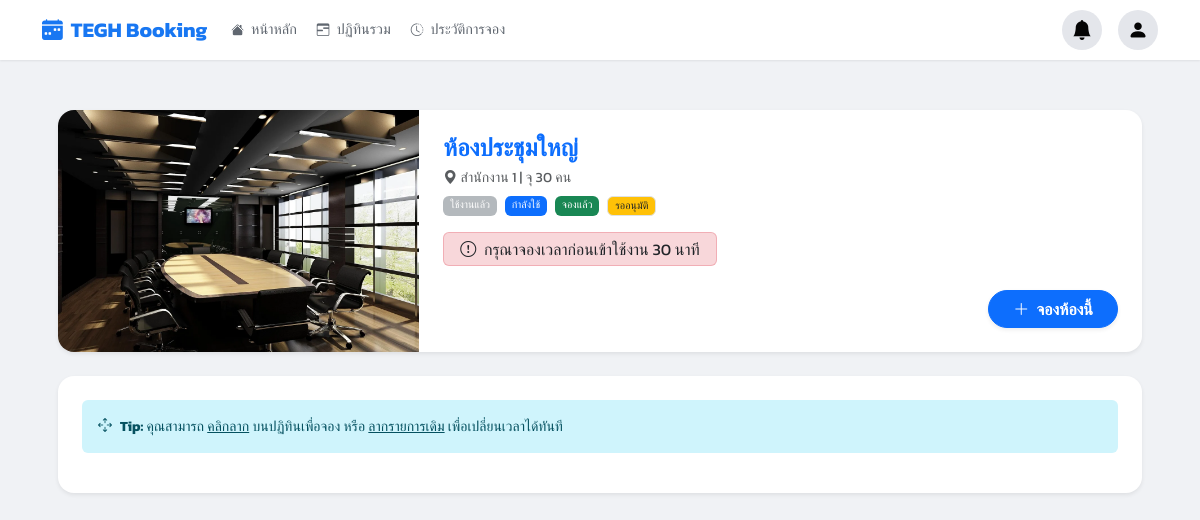
Before: /calendar/room/3/ (signed in) with the older database file.
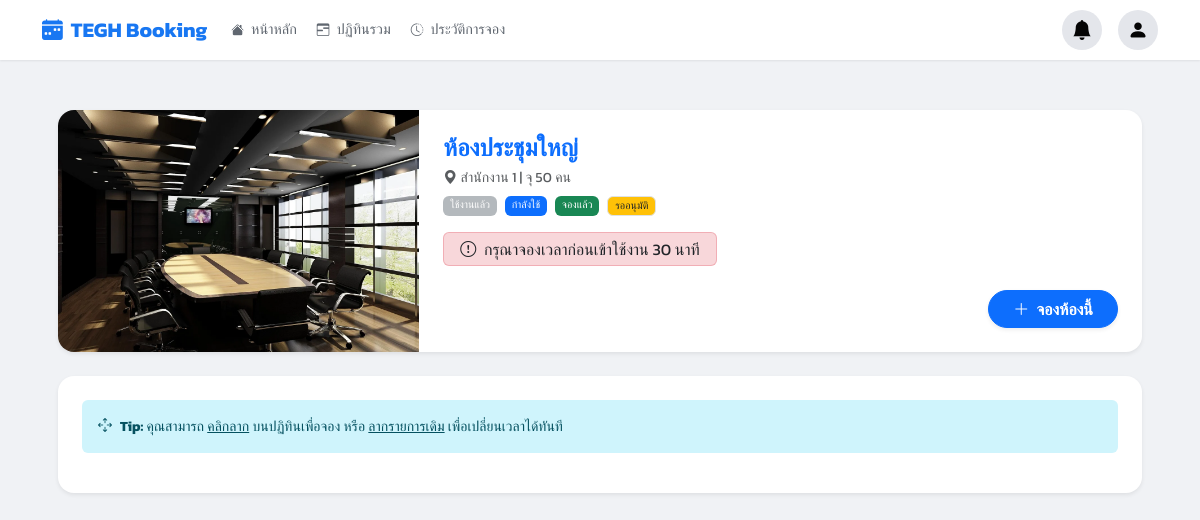
After: the same page with the newer database file.
### booking/models.py (models this page shows, shortened)
class Room(models.Model):
    name = models.CharField(max_length=100, verbose_name="ชื่อห้องประชุม")
    building = models.CharField(max_length=100, blank=True, null=True, verbose_name="อาคาร/ตึก")
    floor = models.CharField(max_length=50, blank=True, null=True, verbose_name="ชั้น")
    location = models.CharField(max_length=255, blank=True, null=True, verbose_name="สถานที่ตั้ง")
    capacity = models.PositiveIntegerField(default=1, verbose_name="ความจุ (คน)")
    equipment_in_room = models.TextField(blank=True, null=True, help_text="ระบุอุปกรณ์ถาวรในห้อง", verbose_name="อุปกรณ์ถาวรในห้อง")
    image = models.ImageField(upload_to='room_images/', blank=True, null=True, verbose_name="รูปภาพห้อง")
    approver = models.ForeignKey(User, on_delete=models.SET_NULL, null=True, blank=True, related_name='approvable_rooms', verbose_name="ผู้อนุมัติ")
    is_maintenance = models.BooleanField(default=False, verbose_name="สถานะปิดปรับปรุง")
    maintenance_start = models.DateTimeField(null=True, blank=True, verbose_name="เริ่มปิดปรับปรุง")
    maintenance_end = models.DateTimeField(null=True, blank=True, verbose_name="สิ้นสุดปิดปรับปรุง")
    requires_approval = models.BooleanField(default=False, verbose_name="ต้องรออนุมัติ")
    line_notify_token = models.CharField(max_length=50, blank=True, null=True, verbose_name="Line Notify Token")
    teams_webhook_url = models.TextField(blank=True, null=True, verbose_name="Teams Webhook URL")

### booking/views.py (the view)
# urls.py: path('calendar/room/<int:room_id>/', views.room_calendar_view, name='room_calendar'),
@login_required
def room_calendar_view(request, room_id):
    room = get_object_or_404(Room, pk=room_id)
    if request.method == 'POST':
        form = BookingForm(request.POST, request.FILES)
        if form.is_valid():
            booking_start = form.cleaned_data.get('start_time')
            now = timezone.now()
            if booking_start < now:
                messages.error(request, "ไม่สามารถจองย้อนหลังได้ กรุณาเลือกเวลาใหม่")
                return render(request, 'pages/room_calendar.html', {**get_base_context(request), 'room': room, 'form': form})
            if booking_start < now + timedelta(minutes=30):
                messages.error(request, "กรุณาจองล่วงหน้าอย่างน้อย 30 นาที เพื่อเตรียมห้องและอุปกรณ์")
                return render(request, 'pages/room_calendar.html', {**get_base_context(request), 'room': room, 'form': form})
            recurrence = form.cleaned_data.get('recurrence')
            recurrence_end_date = form.cleaned_data.get('recurrence_end_date')
            has_equipments = bool(form.cleaned_data.get('equipments'))
            base_booking = form.save(commit=False)
            base_booking.room = room
            base_booking.user = request.user
            duration = base_booking.end_time - base_booking.start_time
            current_start = base_booking.start_time
            bookings_to_create = []
            conflict_dates = []
            loop_limit = recurrence_end_date if (recurrence != 'NONE' and recurrence_end_date) else current_start.date()
            while current_start.date() <= loop_limit:
                current_end = current_start + duration
                is_overlap = Booking.objects.filter(
                    room=room, start_time__lt=current_end, end_time__gt=current_start,
                    status__in=['APPROVED', 'PENDING']
                ).exists()
                if is_overlap:
                    conflict_dates.append(current_start.strftime('%d/%m/%Y %H:%M'))
                bookings_to_create.append({'start': current_start, 'end': current_end})
                if recurrence == 'WEEKLY': current_start += timedelta(weeks=1)
                elif recurrence == 'MONTHLY': current_start += relativedelta(months=1)
                else: break
            if conflict_dates:
                messages.error(request, f"มีรายการซ้ำ: {', '.join(conflict_dates)}")
            else:
                count = 0
                for info in bookings_to_create:
                    new_b = Booking(
                        title=base_booking.title, room=room, user=request.user,
                        start_time=info['start'], end_time=info['end'],
                        participant_count=base_booking.participant_count,
                        description=base_booking.description,
                        additional_requests=base_booking.additional_requests,
                        additional_notes=base_booking.additional_notes,
                        department=base_booking.department,
                        chairman=base_booking.chairman,
                        presentation_file=base_booking.presentation_file,
                        room_layout=base_booking.room_layout
                    )
                    restricted_names = ['RD 2', 'RD 4', 'TEIL', 'ห้องประชุมใหญ่']
                    is_restricted_room = False
                    for r_name in restricted_names:
                        if r_name.lower() in room.name.lower():
                            is_restricted_room = True
                            break
                    if is_restricted_room or has_equipments or room.requires_approval:
                         new_b.status = 'PENDING'
                    else:
                         new_b.status = 'APPROVED'
                    new_b.save()
                    if 'participants' in form.cleaned_data: new_b.participants.set(form.cleaned_data['participants'])
                    if 'equipments' in form.cleaned_data: new_b.equipments.set(form.cleaned_data['equipments'])
                    log_action(request, 'BOOKING_CREATED', new_b, f"จองห้อง {room.name}")
                    if new_b.status == 'APPROVED':
                        token = get_valid_token(request.user, request)
                        if token:
                            try:
                                client = get_outlook_client(request)
                                evt = client.create_calendar_event(token, new_b)
                                new_b.outlook_event_id = evt['id']
                                new_b.save(update_fields=['outlook_event_id'])
                            except: pass
                    if count == 0:
                        subject = 'โปรดอนุมัติรายการใหม่' if new_b.status == 'PENDING' else 'มีการจองห้องประชุมใหม่'
                        send_booking_notification(new_b, '', subject)
                    count += 1
                messages.success(request, f"จองสำเร็จ {count} รายการ")
                return redirect('dashboard')
    else:
        form = BookingForm(initial={'room': room})
    return render(request, 'pages/room_calendar.html', {**get_base_context(request), 'room': room, 'form': form})

### booking/views.py (called while the page is built)
def is_admin(user):
    return user.is_authenticated and (user.is_superuser or user.is_staff or user.groups.filter(name='Admin').exists())

def is_approver_or_admin(user):
    return user.is_authenticated and (user.is_superuser or user.is_staff or user.groups.filter(name__in=['Approver', 'Admin']).exists())

### templates/pages/room_calendar.html (shortened to what this page needs)
{% extends 'base.html' %}
{% load static %}
{% load crispy_forms_tags %}
{% block extra_head %}
    <link href="https://cdn.jsdelivr.net/npm/fullcalendar@6.1.15/main.min.css" rel="stylesheet" />
    <link href="https://cdn.jsdelivr.net/npm/select2@4.1.0-rc.0/dist/css/select2.min.css" rel="stylesheet" />
    <link href="https://cdn.jsdelivr.net/npm/select2-bootstrap-5-theme@1.3.0/dist/select2-bootstrap-5-theme.min.css" rel="stylesheet" />
{% endblock %}
{% block content %}
<div class="container py-3 px-2 px-md-3">
    <div class="card border-0 shadow-sm rounded-4 mb-4 overflow-hidden">
        <div class="row g-0">
            <div class="col-md-4 position-relative" style="min-height: 200px;">
                {% if room.image %}
                    <img src="{{ room.image.url }}" class="w-100 h-100 object-fit-cover position-absolute top-0 start-0">
                {% else %}
                    <div class="bg-light w-100 h-100 d-flex align-items-center justify-content-center text-muted position-absolute top-0 start-0">
                        <i class="bi bi-image fs-1 opacity-25"></i>
                    </div>
                {% endif %}
            </div>
            <div class="col-md-8">
                <div class="card-body p-3 p-md-4">
                    <h4 class="fw-bold text-primary mb-1">{{ room.name }}</h4>
                    <p class="text-muted small mb-2">
                        <i class="bi bi-geo-alt-fill"></i> {{ room.building|default:"-" }} | จุ {{ room.capacity }} คน
                    </p>
                    <div class="d-flex flex-wrap gap-2 small mb-3">
                        <span class="badge bg-secondary fw-normal opacity-50">ใช้งานแล้ว</span>
                        <span class="badge bg-primary fw-normal">กำลังใช้</span>
                        <span class="badge bg-success fw-normal">จองแล้ว</span>
                        <span class="badge text-dark fw-normal border" style="background-color: #ffc107;">รออนุมัติ</span>
                    </div>
                    <div class="d-flex flex-wrap gap-3 mb-4">
                        <span class="badge bg-danger-subtle text-dark border border-danger border-opacity-25 fw-normal fs-6 px-3 py-2">
                            <i class="bi bi-exclamation-circle me-1"></i> กรุณาจองเวลาก่อนเข้าใช้งาน 30 นาที
                        </span>
                    </div>
                    <button class="btn btn-primary rounded-pill px-4 fw-bold shadow-sm d-none d-md-block ms-auto" onclick="openBookingModal()">
                        <i class="bi bi-plus-lg me-1"></i> จองห้องนี้
                    </button>
                </div>
            </div>
        </div>
    </div>
    <div class="card border-0 shadow-sm rounded-4">
        <div class="card-body p-2 p-md-4">
            <div class="alert alert-info border-0 d-flex align-items-center small mb-3">
                <i class="bi bi-arrows-move me-2"></i>
                <div><strong>Tip:</strong> คุณสามารถ <u>คลิกลาก</u> บนปฏิทินเพื่อจอง หรือ <u>ลากรายการเดิม</u> เพื่อเปลี่ยนเวลาได้ทันที</div>
            </div>
        </div>
    </div>
</div>
{% endblock %}

Changed rows visible on the page:
changed Room "ห้องประชุมใหญ่": capacity "30" → "50"
